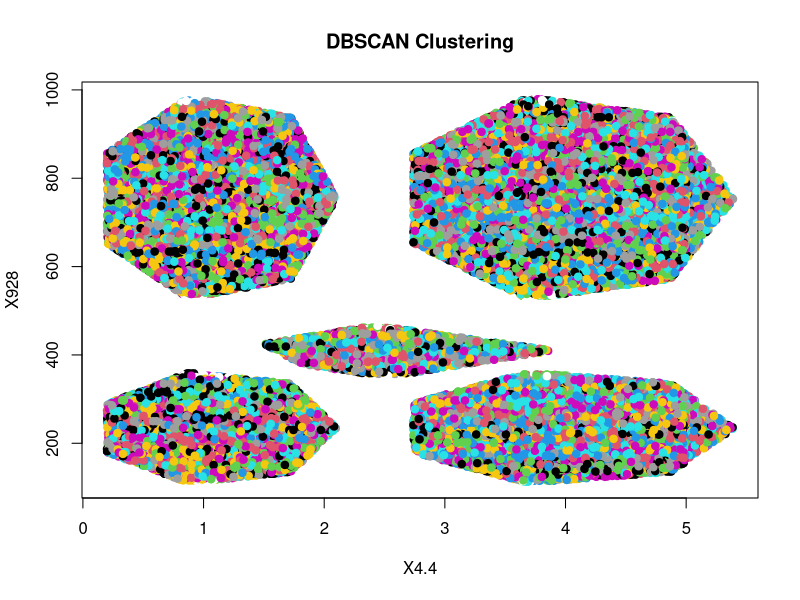

Write the R code that produced this figure.
# Install and load the necessary libraries
install.packages("dbscan")
library(dbscan)

# Read the data from the CSV file
data <- read.csv("data/samples.csv")

# Get the 2D samples
points <- data[, c("X4.4", "X928")]

# Drop the Null values
points <- na.omit(points)

# Run DBSCAN
dbscan_result <- dbscan(points, eps = 0.5, minPts = 5)

# Print the cluster assignments and number of clusters
cat("Cluster assignments:\n")
print(dbscan_result$cluster)

cat("\nNumber of clusters:", max(dbscan_result$cluster), "\n")

# Visualize the clusters
plot(points, col = dbscan_result$cluster, pch = 19, main = "DBSCAN Clustering")
